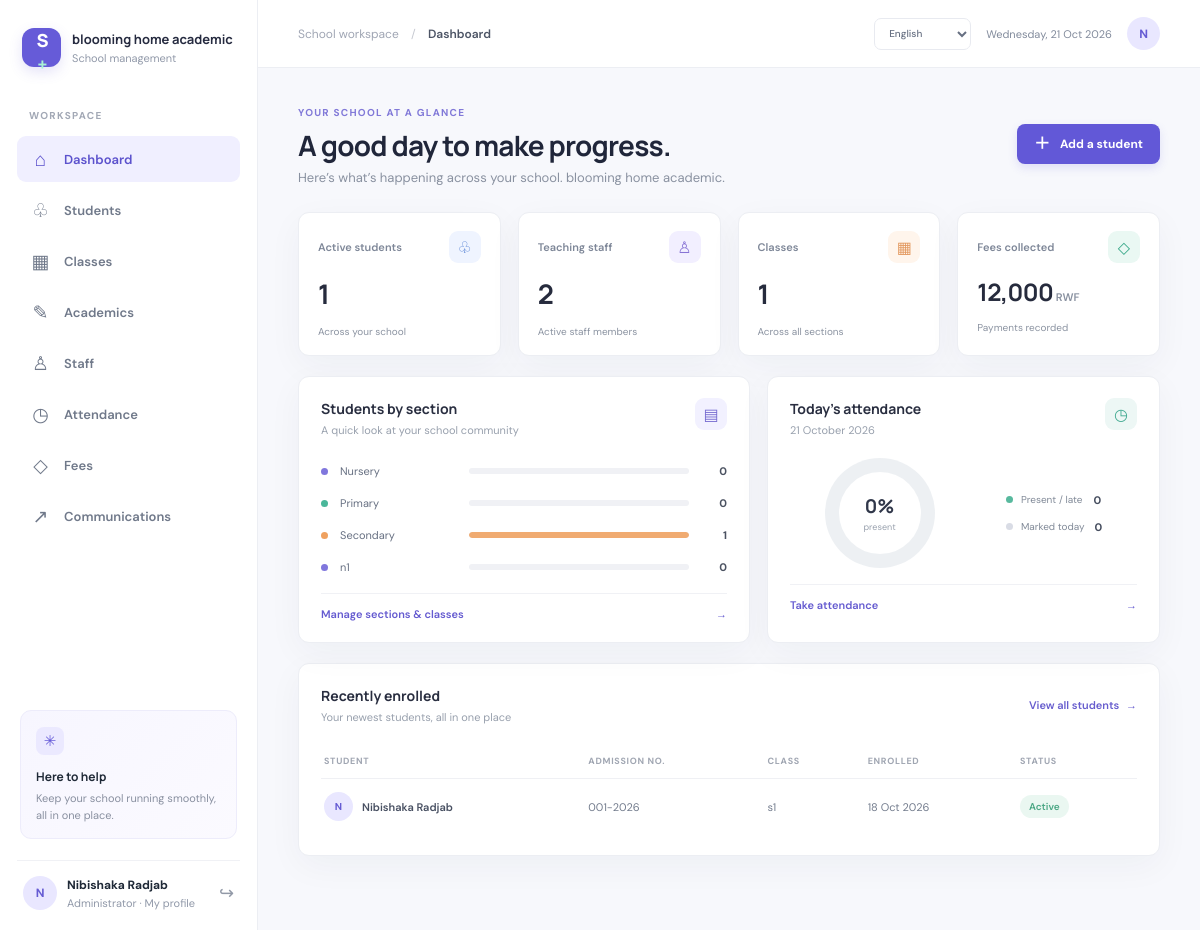
/index.php (signed in), run on the app's committed database.
### tables this page shows
CREATE TABLE IF NOT EXISTS users (
    id BIGINT UNSIGNED AUTO_INCREMENT PRIMARY KEY,
    school_id BIGINT UNSIGNED NOT NULL,
    role_id TINYINT UNSIGNED NOT NULL,
    name VARCHAR(150) NOT NULL,
    email VARCHAR(190) NOT NULL UNIQUE,
    phone VARCHAR(40) NULL,
    password_hash VARCHAR(255) NOT NULL,
    profile_picture VARCHAR(255) NULL,
    is_active BOOLEAN NOT NULL DEFAULT TRUE,
    created_at TIMESTAMP NOT NULL DEFAULT CURRENT_TIMESTAMP,
    CONSTRAINT fk_users_school FOREIGN KEY (school_id) REFERENCES schools(id) ON DELETE CASCADE,
    CONSTRAINT fk_users_role FOREIGN KEY (role_id) REFERENCES roles(id)
);

CREATE TABLE IF NOT EXISTS roles (
    id TINYINT UNSIGNED AUTO_INCREMENT PRIMARY KEY,
    name VARCHAR(30) NOT NULL UNIQUE
);

CREATE TABLE IF NOT EXISTS students (
    id BIGINT UNSIGNED AUTO_INCREMENT PRIMARY KEY,
    school_id BIGINT UNSIGNED NOT NULL,
    user_id BIGINT UNSIGNED NULL,
    class_id BIGINT UNSIGNED NULL,
    admission_number VARCHAR(50) NOT NULL,
    index_code VARCHAR(24) NOT NULL,
    first_name VARCHAR(80) NOT NULL,
    last_name VARCHAR(80) NOT NULL,
    date_of_birth DATE NULL,
    gender ENUM('female', 'male', 'other') NULL,
    enrollment_date DATE NOT NULL,
    status ENUM('active', 'inactive', 'graduated') NOT NULL DEFAULT 'active',
    created_at TIMESTAMP NOT NULL DEFAULT CURRENT_TIMESTAMP,
    UNIQUE KEY uq_students_admission (school_id, admission_number),
    UNIQUE KEY uq_students_index_code (school_id, index_code),
    UNIQUE KEY uq_students_user (user_id),
    KEY idx_students_name (school_id, last_name, first_name),
    CONSTRAINT fk_students_school FOREIGN KEY (school_id) REFERENCES schools(id) ON DELETE CASCADE,
    CONSTRAINT fk_students_class FOREIGN KEY (class_id) REFERENCES classes(id) ON DELETE SET NULL,
    CONSTRAINT fk_students_user FOREIGN KEY (user_id) REFERENCES users(id) ON DELETE SET NULL
);

CREATE TABLE IF NOT EXISTS classes (
    id BIGINT UNSIGNED AUTO_INCREMENT PRIMARY KEY,
    school_id BIGINT UNSIGNED NOT NULL,
    section_id BIGINT UNSIGNED NULL,
    name VARCHAR(80) NOT NULL,
    academic_year VARCHAR(20) NULL,
    UNIQUE KEY uq_classes_school_name (school_id, name),
    CONSTRAINT fk_classes_school FOREIGN KEY (school_id) REFERENCES schools(id) ON DELETE CASCADE,
    CONSTRAINT fk_classes_section FOREIGN KEY (section_id) REFERENCES sections(id) ON DELETE SET NULL
);

### pages/dashboard.php (the view, shortened to what the rows shown need)
<?php
$schoolId = current_user()['school_id'];
$pdo = database();
if (can_access_page('students')) {
    $recent = $pdo->prepare(
        'SELECT s.id, s.admission_number, s.first_name, s.last_name, c.name AS class_name, s.enrollment_date
         FROM students s LEFT JOIN classes c ON c.id = s.class_id
         WHERE s.school_id = ? ORDER BY s.created_at DESC LIMIT 5'
    );
    $recent->execute([$schoolId]);
    $recentStudents = $recent->fetchAll();
}
$dashboardPanelCount = (int) can_access_page('classes') + (int) can_access_page('attendance');
?>
<section class="page-heading">
    <div><span class="eyebrow"><?= e(t('YOUR SCHOOL AT A GLANCE')) ?></span><h1><?= e(t('A good day to make progress.')) ?></h1><p><?= e(t('Here’s what’s happening across your school.')) ?> <?= e(current_user()['school_name']) ?>.</p></div>
</section>
<?php if (can_access_page('students')): ?>
<section class="dashboard-grid<?= $dashboardPanelCount === 1 ? ' dashboard-grid-single' : '' ?>">
    <?php if (can_access_page('classes')): ?>
    <article class="panel section-panel">
        <div class="panel-heading"><div><h2><?= e(t('Students by section')) ?></h2><p><?= e(t('A quick look at your school community')) ?></p></div><span class="panel-icon">▤</span></div>
    </article>
    <?php endif; ?>
    <?php if (can_access_page('attendance')): ?>
    <article class="panel attendance-panel">
        <div class="panel-heading"><div><h2><?= e(t('Today’s attendance')) ?></h2><p><?= e(localized_date(time(), 'long')) ?></p></div><span class="panel-icon attendance-icon">◷</span></div>
    </article>
    <?php endif; ?>
</section>
<section class="panel recent-panel">
    <div class="panel-heading"><div><h2><?= e(t('Recently enrolled')) ?></h2></div></div>
    <?php if ($recentStudents === []): ?>
        <div class="empty-state"><span class="empty-icon">♧</span><h3><?= e(t('Your student register starts here')) ?></h3><p><?= e(t('Add your first student to keep their class and family details organised.')) ?></p><a class="button button-secondary" href="index.php?page=students#add-student"><?= e(t('Add your first student')) ?></a></div>
    <?php else: ?>
        <div class="table-wrap"><table><thead><tr><th><?= e(t('STUDENT')) ?></th><th><?= e(t('ADMISSION NO.')) ?></th><th><?= e(t('CLASS')) ?></th><th><?= e(t('ENROLLED')) ?></th><th><?= e(t('STATUS')) ?></th></tr></thead><tbody>
        <?php foreach ($recentStudents as $student): ?><tr><td><span class="student-cell"><span class="table-avatar"><?= e(strtoupper(substr($student['first_name'], 0, 1))) ?></span><strong><?= e($student['first_name'] . ' ' . $student['last_name']) ?></strong></span></td><td><?= e($student['admission_number']) ?></td><td><?= e($student['class_name'] ?? t('Unassigned')) ?></td><td><?= e(localized_date($student['enrollment_date'])) ?></td><td><span class="status-pill status-active"><?= e(t('Active')) ?></span></td></tr><?php endforeach; ?>
        </tbody></table></div>
    <?php endif; ?>
</section>
<?php endif; ?>

### app/layout.php (shortened to what the rows shown need)
<?php
function render_language_selector(string $class = 'language-picker'): void
{
    $script = basename((string) ($_SERVER['SCRIPT_NAME'] ?? 'index.php'));
    $query = $_GET;
    ?>
    <form class="<?= e($class) ?>" method="get" action="<?= e($script) ?>">
        <select id="language-select" name="lang" aria-label="<?= e(t('Language')) ?>" onchange="this.form.submit()">
        </select>
    </form>
    <?php
}
function render_header(string $title, string $activePage): void
{
    $user = current_user();
    ?>
    <!doctype html>
    <html lang="<?= e(current_language()) ?>">
    <head>
        <link rel="stylesheet" href="assets/css/app.css">
    </head>
    <body>
    <div class="app-shell">
        <aside class="sidebar">
            <div class="sidebar-bottom">
                <div class="profile-row">
                    <a class="avatar-link" href="index.php?page=profile" aria-label="<?= e(t('My profile')) ?>">
                        <?php if ($user['profile_picture'] !== ''): ?><img class="avatar" src="<?= e($user['profile_picture']) ?>" alt=""><?php else: ?><span class="avatar"><?= e(strtoupper(substr($user['name'], 0, 1))) ?></span><?php endif; ?>
                    </a>
                    <a class="profile-copy" href="index.php?page=profile"><strong><?= e($user['name']) ?></strong><small><?= e(role_label($user['role'])) ?> · <?= e(t('My profile')) ?></small></a>
                </div>
            </div>
        </aside>
        <main class="main-area">
            <header class="topbar">
                <div class="topbar-right"><?= render_language_selector() ?><span class="today"><?= e(localized_date(time(), 'full')) ?></span><span class="top-avatar"><?= e(strtoupper(substr($user['name'], 0, 1))) ?></span></div>
            </header>
            <div class="page-content">
    <?php
}
function render_footer(): void
{
    ?>
            </div>
        </main>
    </div>
    </body>
    </html>
    <?php
}

### data on the page
users: name "N", name "Nibishaka Radjab", role.name "Administrator"
students: first_name "N", first_name+last_name "Nibishaka Radjab", admission_number "001-2026", class.name "s1", enrollment_date "18 Oct 2026"

### other printed values
$user['school_name'] "blooming home academic"
t('School management') "School management"
t('WORKSPACE') "WORKSPACE"
$icon "⌂"
t($label) "Dashboard"
$icon "♧"
t($label) "Students"
$icon "▦"
t($label) "Classes"
$icon "✎"
t($label) "Academics"
$icon "♙"
t($label) "Staff"
$icon "◷"
t($label) "Attendance"
